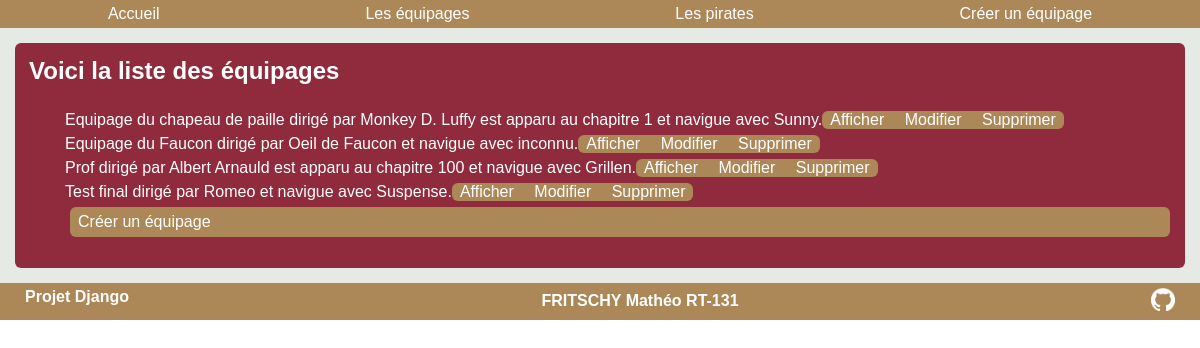
The app's page /onepiece/equipages/, older data.
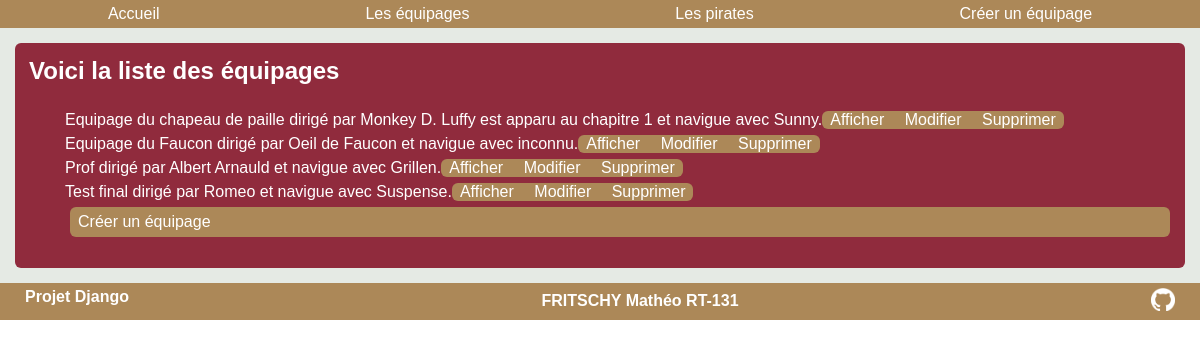
The same page, newer data.
### onepiece/models.py (models this page shows, shortened)
class Equipage(models.Model):
    nom=models.CharField(max_length=100)
    nombateau=models.CharField(max_length=100)
    capitaine=models.CharField(max_length=100)
    premiereapparition=models.IntegerField(null = True, blank=True)
    def __str__(self):
        if self.premiereapparition is not None:
            chaine = f"{self.nom} dirigé par {self.capitaine} est apparu au chapitre {self.premiereapparition} et navigue avec {self.nombateau}."
        else:
            chaine = f"{self.nom} dirigé par {self.capitaine} et navigue avec {self.nombateau}."
        return chaine

### onepiece/views.py (the view)
# urls.py: path('equipages/', views.voirequipages),
def voirequipages(request):
    liste = list(models.Equipage.objects.all())
    return render(request,"onepiece/equipages/listeequipages.html", {"liste" : liste})

### onepiece/templates/onepiece/equipages/listeequipages.html
{% extends "onepiece/main.html" %} {% block title %} Les équipages {% endblock%} {% block content %}
<article>
  <h2>Voici la liste des équipages</h2>
  <ol>
    {% for equipage in liste %}
    <li>
      {{equipage}}
      <div class="liste">
        <a href="/onepiece/equipage/{{equipage.id}}/">Afficher</a>
        <a href="/onepiece/update/{{equipage.id}}/">Modifier</a>
        <a href="/onepiece/delete/{{equipage.id}}/">Supprimer</a>
      </div>
    </li>
    {% endfor %}
    <footer class="centre">
        <a href="/onepiece/ajoutequipage">Créer un équipage</a>
    </footer>
  </ol>
</article>
{% endblock %}

Row changes from the older to the newer data that the page shows:
changed Equipage: premiereapparition+nom+capitaine "Prof dirigé par Albert Arnauld est apparu au chapitre 100 et navigue avec Grillen." → "Prof dirigé par Albert Arnauld et navigue avec Grillen."
